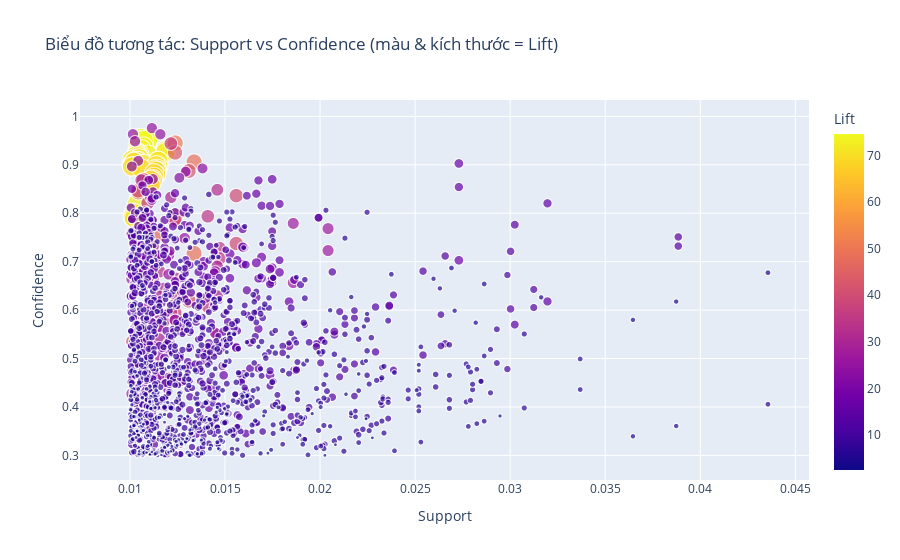

Write notebook code for a chart like this one.
### Code cell
## Tạo biểu đồ bằng HTML (Plotly)
if PLOT_PLOTLY_SCATTER and not rules_filtered_ap.empty:
    visualizer.plot_rules_support_confidence_scatter_interactive(
        rules_df=rules_filtered_ap,
    )
else:
    if rules_filtered_ap.empty:
        print("Không có luật nào sau khi lọc để vẽ scatter Plotly.")
    else:
        print("PLOT_PLOTLY_SCATTER = False, bỏ qua biểu đồ Plotly.")

### Figure 1 — Plotly figure (JSON) as saved in the notebook; plotly's stock layout.template omitted (floating-point values rounded to 4 significant figures; data arrays with more than 128 entries replaced by an {"elided": "..."} marker saying what was removed)
{"data": [{"hovertemplate": "<b>%{hovertext}</b><br><br>Support=%{x}<br>Confidence=%{y}<br>Lift=%{marker.color}<extra></extra>", "hovertext": {"elided": "1794 str values"}, "legendgroup": "", "marker": {"color": {"elided": "1794 float values"}, "coloraxis": "coloraxis", "size": {"elided": "1794 float values"}, "sizemode": "area", "sizeref": 0.1864, "symbol": "circle"}, "mode": "markers", "name": "", "showlegend": false, "type": "scattergl", "x": {"elided": "1794 float values"}, "xaxis": "x", "y": {"elided": "1794 float values"}, "yaxis": "y"}], "layout": {"coloraxis": {"colorbar": {"title": {"text": "Lift"}}, "colorscale": [[0, "#0d0887"], [0.1111, "#46039f"], [0.2222, "#7201a8"], [0.3333, "#9c179e"], [0.4444, "#bd3786"], [0.5556, "#d8576b"], [0.6667, "#ed7953"], [0.7778, "#fb9f3a"], [0.8889, "#fdca26"], [1, "#f0f921"]]}, "legend": {"itemsizing": "constant", "tracegroupgap": 0}, "title": {"text": "Biểu đồ tương tác: Support vs Confidence (màu & kích thước = Lift)"}, "xaxis": {"anchor": "y", "domain": [0, 1], "title": {"text": "Support"}}, "yaxis": {"anchor": "x", "domain": [0, 1], "title": {"text": "Confidence"}}}}
